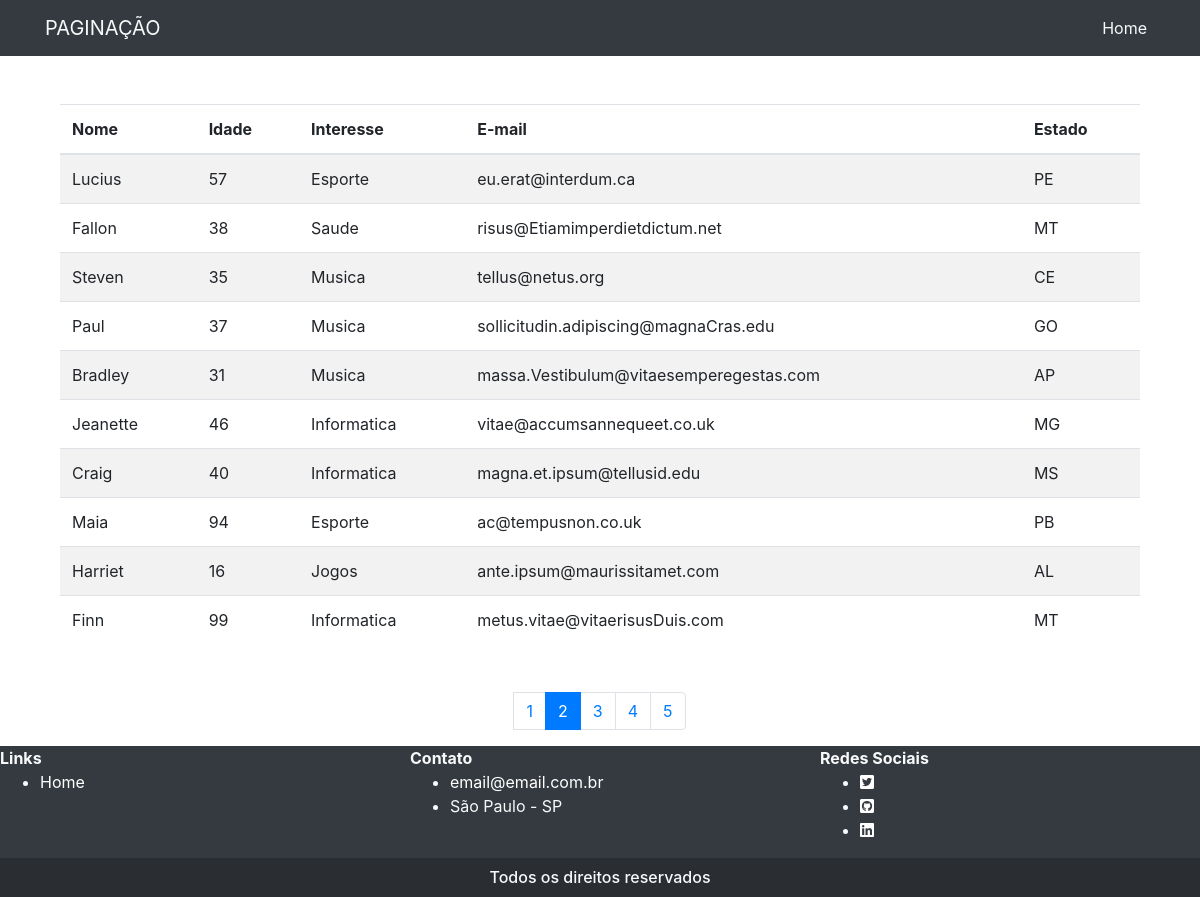
The page /paginacao/index?pag=2 on the database its author committed.
### tables this page shows
CREATE TABLE `tb_alunos` (
  `id_aluno` int(11) DEFAULT NULL,
  `nome` varchar(255) DEFAULT NULL,
  `idade` int(11) DEFAULT NULL,
  `interesse` varchar(255) DEFAULT NULL,
  `email` varchar(255) DEFAULT NULL,
  `estado` varchar(255) DEFAULT NULL
);

### paginacao/controller/Paginacao.php (the view, shortened to what this page needs)
<?php
class Paginacao
{
	public function paginacaoAlunos($paginacao) {
		try {
			include 'conexao.php';
			$query = "SELECT COUNT(id_aluno) FROM tb_alunos";
			$stmt = $conexao->query($query);
			$AlunosCount = $stmt->FetchAll(PDO::FETCH_ASSOC);
			$totalAlunos = $AlunosCount[0]['COUNT(id_aluno)'];
			$html = '';
			$limite = 10;
			$inicio = ($limite * $paginacao) - $limite;
			$ultimaPagina = ceil($totalAlunos / $limite);
			$adjacente = 2;
			$html .= '<div class="painel-body col-12 mt-5 mb-5">';
			$html .= '<table class="table table-striped">';
			$html .= '<thead>';
			$html .= '<tr>';
			$html .= '<th>Nome</th>';
			$html .= '<th>Idade</th>';
			$html .= '<th>Interesse</th>';
			$html .= '<th>E-mail</th>';
			$html .= '<th>Estado</th>';
			$html .= '</tr>';
			$html .= '</thead>';
			$html .= '<tbody>';
			$query = "SELECT * FROM tb_alunos LIMIT :inicio, :limite";
			$stmt = $conexao->prepare($query);
			$alunosLimite = $stmt;
			$alunosLimite->bindParam(':inicio', $inicio, PDO::PARAM_INT);
			$alunosLimite->bindParam(':limite', $limite, PDO::PARAM_INT);
			$alunosLimite->execute();
			foreach($alunosLimite as $alunoLimite) {
				$nome = $alunoLimite['nome'];
				$idade = $alunoLimite['idade'];
				$interesse = $alunoLimite['interesse'];
				$email = $alunoLimite['email'];
				$estado = $alunoLimite['estado'];
				$html .= '<tr>';
				$html .= '<td>'.$nome.'</td>';
				$html .= '<td>'.$idade.'</td>';
				$html .= '<td>'.$interesse.'</td>';
				$html .= '<td>'.$email.'</td>';
				$html .= '<td>'.$estado.'</td>';
				$html .= '</tr>';
			}
			$html .= '</tbody>';
			$html .= '</table>';
			$html .= '</div>';
			$html .= '<div class="painel-footer altr col-12  mb-5>';
			$html .= '<div style="z-index:0;">';
			if($ultimaPagina <= 5) {
				$html .= '<ul class="pagination" style="justify-content: center;>';
				for($a = 1; $a < $ultimaPagina + 1; $a++) {
					if($a == $paginacao){
						$html .= '<li class="page-item active"><a class="page-link" href="index?pag='.$a.'">'.$a.'</a></li>';
					} else {
						$html .= '<li class="page-item"><a class="page-link" href="index?pag='.$a.'">'.$a.'</a></li>';
					}
				}
				$html .= '</ul>';
			} else {
				if($paginacao < 1 + (2 * $adjacente)) {
					$html .= '<ul class="pagination" style="justify-content: center;>';
					for($a = 1; $a < 2 + (2 * $adjacente); $a++) {
						if($a == $paginacao){
							$html .= '<li class="page-item active"><a class="page-link" href="index?pag='.$a.'">'.$a.'</a></li>';
						} else {
							$html .= '<li class="page-item"><a class="page-link" href="index?pag='.$a.'">'.$a.'</a></li>';
						}
					}
					$html .= '</ul>';
				} else if($paginacao > (2 * $adjacente) && $paginacao < $ultimaPagina - 3) {
					$html .= '<ul class="pagination" style="justify-content: center;>';
					for($a = $paginacao - $adjacente; $a <= $paginacao + $adjacente; $a++) {
						if($a == $paginacao){
							$html .= '<li class="page-item active"><a class="page-link" href="index?pag='.$a.'">'.$a.'</a></li>';
						} else {
							$html .= '<li class="page-item"><a class="page-link" href="index?pag='.$a.'">'.$a.'</a></li>';
						}
					}
					$html .= '</ul>';
				}
			}
			$html .= '</div>';
			return $html;
		} catch(PDOExcetion $ex) {
			return 'Error: '.$ex->getMessage();
		}
	}
}

### paginacao/footer.php (style rules this page uses)
a { color: white; }

### rows shown on the page
tb_alunos: nome "Lucius", idade "57", interesse "Esporte", email "eu.erat@interdum.ca", estado "PE"
tb_alunos: nome "Fallon", idade "38", interesse "Saude", email "risus@Etiamimperdietdictum.net", estado "MT"
tb_alunos: nome "Steven", idade "35", interesse "Musica", email "tellus@netus.org", estado "CE"
tb_alunos: nome "Paul", idade "37", interesse "Musica", email "sollicitudin.adipiscing@magnaCras.edu", estado "GO"
tb_alunos: nome "Bradley", idade "31", interesse "Musica", email "massa.Vestibulum@vitaesemperegestas.com", estado "AP"
tb_alunos: nome "Jeanette", idade "46", interesse "Informatica", email "vitae@accumsannequeet.co.uk", estado "MG"
tb_alunos: nome "Craig", idade "40", interesse "Informatica", email "magna.et.ipsum@tellusid.edu", estado "MS"
tb_alunos: nome "Maia", idade "94", interesse "Esporte", email "ac@tempusnon.co.uk", estado "PB"
tb_alunos: nome "Harriet", idade "16", interesse "Jogos", email "ante.ipsum@maurissitamet.com", estado "AL"
tb_alunos: nome "Finn", idade "99", interesse "Informatica", email "metus.vitae@vitaerisusDuis.com", estado "MT"
